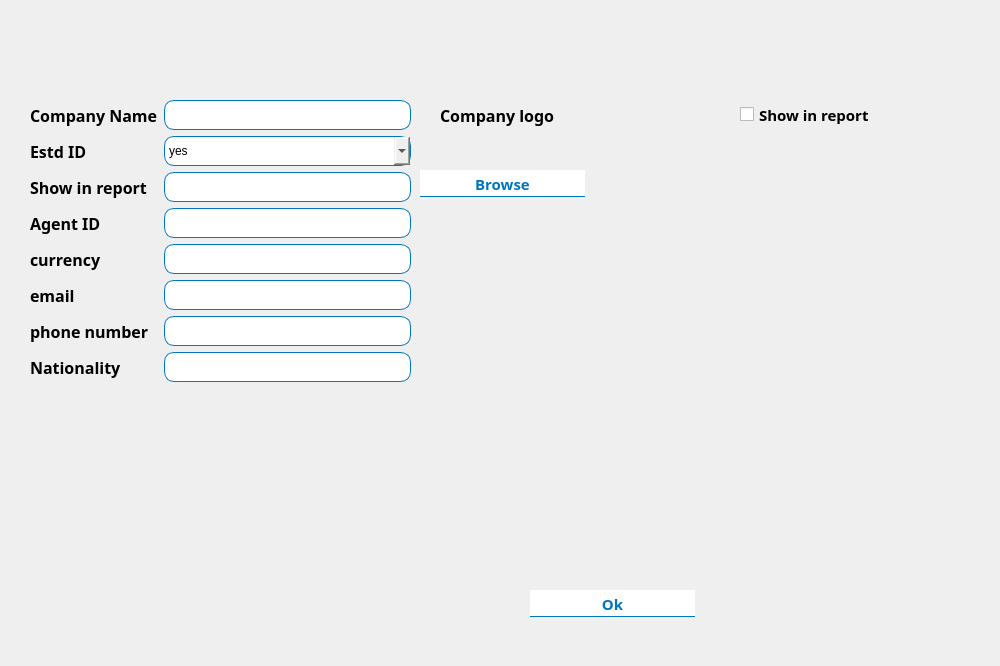
      <widget class="QWidget" name="tab_20">
       <attribute name="title">
        <string>Company Settings</string>
       </attribute>
       <widget class="QLabel" name="label_216">
        <property name="geometry">
         <rect>
          <x>440</x>
          <y>100</y>
          <width>151</width>
          <height>31</height>
         </rect>
        </property>
        <property name="font">
         <font>
          <family>Yu Gothic UI Semibold</family>
          <pointsize>12</pointsize>
          <weight>75</weight>
          <bold>true</bold>
         </font>
        </property>
        <property name="text">
         <string>Company logo</string>
        </property>
       </widget>
       <widget class="QPushButton" name="basic_okbtn_42">
        <property name="geometry">
         <rect>
          <x>530</x>
          <y>590</y>
          <width>165</width>
          <height>27</height>
         </rect>
        </property>
        <property name="font">
         <font>
          <family>Yu Gothic UI Semibold</family>
          <pointsize>11</pointsize>
          <weight>75</weight>
          <bold>true</bold>
         </font>
        </property>
        <property name="styleSheet">
         <string notr="true">background-color:#fff;
color:#0076bd;
border-top:1px solid #fff;
border-bottom:1px solid #0076bd;
padding-bottom:0px</string>
        </property>
        <property name="text">
         <string>Ok</string>
        </property>
       </widget>
       <widget class="QPushButton" name="basic_okbtn_43">
        <property name="geometry">
         <rect>
          <x>420</x>
          <y>170</y>
          <width>165</width>
          <height>27</height>
         </rect>
        </property>
        <property name="font">
         <font>
          <family>Yu Gothic UI Semibold</family>
          <pointsize>11</pointsize>
          <weight>75</weight>
          <bold>true</bold>
         </font>
        </property>
        <property name="styleSheet">
         <string notr="true">background-color:#fff;
color:#0076bd;
border-top:1px solid #fff;
border-bottom:1px solid #0076bd;
padding-bottom:0px</string>
        </property>
        <property name="text">
         <string>Browse</string>
        </property>
       </widget>
       <widget class="QCheckBox" name="checkBox_11">
        <property name="geometry">
         <rect>
          <x>740</x>
          <y>89</y>
          <width>251</width>
          <height>51</height>
         </rect>
        </property>
        <property name="font">
         <font>
          <family>Yu Gothic UI Semibold</family>
          <pointsize>11</pointsize>
          <weight>75</weight>
          <bold>true</bold>
         </font>
        </property>
        <property name="text">
         <string>Show in report</string>
        </property>
       </widget>
       <widget class="QWidget" name="formLayoutWidget_8">
        <property name="geometry">
         <rect>
          <x>30</x>
          <y>100</y>
          <width>381</width>
          <height>557</height>
         </rect>
        </property>
        <layout class="QFormLayout" name="formLayout_8">
         <item row="0" column="0">
          <widget class="QLabel" name="label_283">
           <property name="font">
            <font>
             <family>Yu Gothic UI Semibold</family>
             <pointsize>12</pointsize>
             <weight>75</weight>
             <bold>true</bold>
            </font>
           </property>
           <property name="text">
            <string>Company Name</string>
           </property>
          </widget>
         </item>
         <item row="1" column="0">
          <widget class="QLabel" name="label_221">
           <property name="font">
            <font>
             <family>Yu Gothic UI Semibold</family>
             <pointsize>12</pointsize>
             <weight>75</weight>
             <bold>true</bold>
            </font>
           </property>
           <property name="text">
            <string>Estd ID</string>
           </property>
          </widget>
         </item>
         <item row="1" column="1">
          <widget class="QComboBox" name="selectposbx_3">
           <property name="minimumSize">
            <size>
             <width>0</width>
             <height>30</height>
            </size>
           </property>
           <property name="maximumSize">
            <size>
             <width>16777215</width>
             <height>30</height>
            </size>
           </property>
           <property name="styleSheet">
            <string notr="true">border :1px solid #0076bd;
border-radius:10px;</string>
           </property>
           <item>
            <property name="text">
             <string>yes</string>
            </property>
           </item>
           <item>
            <property name="text">
             <string>No</string>
            </property>
           </item>
          </widget>
         </item>
         <item row="2" column="0">
          <widget class="QLabel" name="label_222">
           <property name="font">
            <font>
             <family>Yu Gothic UI Semibold</family>
             <pointsize>12</pointsize>
             <weight>75</weight>
             <bold>true</bold>
            </font>
           </property>
           <property name="text">
            <string>Show in report</string>
           </property>
          </widget>
         </item>
         <item row="3" column="0">
          <widget class="QLabel" name="label_220">
           <property name="font">
            <font>
             <family>Yu Gothic UI Semibold</family>
             <pointsize>12</pointsize>
             <weight>75</weight>
             <bold>true</bold>
            </font>
           </property>
           <property name="text">
            <string>Agent ID</string>
           </property>
          </widget>
         </item>
         <item row="4" column="0">
          <widget class="QLabel" name="label_218">
           <property name="font">
            <font>
             <family>Yu Gothic UI Semibold</family>
             <pointsize>12</pointsize>
             <weight>75</weight>
             <bold>true</bold>
            </font>
           </property>
           <property name="text">
            <string>currency</string>
           </property>
          </widget>
         </item>
         <item row="5" column="0">
          <widget class="QLabel" name="label_219">
           <property name="font">
            <font>
             <family>Yu Gothic UI Semibold</family>
             <pointsize>12</pointsize>
             <weight>75</weight>
             <bold>true</bold>
            </font>
           </property>
           <property name="text">
            <string>email</string>
           </property>
          </widget>
         </item>
         <item row="6" column="0">
          <widget class="QLabel" name="label_217">
           <property name="font">
            <font>
             <family>Yu Gothic UI Semibold</family>
             <pointsize>12</pointsize>
             <weight>75</weight>
             <bold>true</bold>
            </font>
           </property>
           <property name="text">
            <string>phone number</string>
           </property>
          </widget>
         </item>
         <item row="7" column="0">
          <widget class="QLabel" name="label_223">
           <property name="font">
            <font>
             <family>Yu Gothic UI Semibold</family>
             <pointsize>12</pointsize>
             <weight>75</weight>
             <bold>true</bold>
            </font>
           </property>
           <property name="text">
            <string>Nationality</string>
           </property>
          </widget>
         </item>
         <item row="0" column="1">
          <widget class="QLineEdit" name="lineEdit_25">
           <property name="minimumSize">
            <size>
             <width>30</width>
             <height>30</height>
            </size>
           </property>
           <property name="maximumSize">
            <size>
             <width>500</width>
             <height>16777215</height>
            </size>
           </property>
           <property name="styleSheet">
            <string notr="true">border :1px solid #0076bd;
border-radius:10px;
</string>
           </property>
          </widget>
         </item>
         <item row="2" column="1">
          <widget class="QLineEdit" name="lineEdit_24">
           <property name="minimumSize">
            <size>
             <width>20</width>
             <height>30</height>
            </size>
           </property>
           <property name="styleSheet">
            <string notr="true">border :1px solid #0076bd;
border-radius:10px;
</string>
           </property>
          </widget>
         </item>
         <item row="3" column="1">
          <widget class="QLineEdit" name="lineEdit_23">
           <property name="minimumSize">
            <size>
             <width>20</width>
             <height>30</height>
            </size>
           </property>
           <property name="styleSheet">
            <string notr="true">border :1px solid #0076bd;
border-radius:10px;
</string>
           </property>
          </widget>
         </item>
         <item row="4" column="1">
          <widget class="QLineEdit" name="lineEdit_40">
           <property name="minimumSize">
            <size>
             <width>20</width>
             <height>30</height>
            </size>
           </property>
           <property name="styleSheet">
            <string notr="true">border :1px solid #0076bd;
border-radius:10px;
</string>
           </property>
          </widget>
         </item>
         <item row="5" column="1">
          <widget class="QLineEdit" name="lineEdit_39">
           <property name="minimumSize">
            <size>
             <width>20</width>
             <height>30</height>
            </size>
           </property>
           <property name="styleSheet">
            <string notr="true">border :1px solid #0076bd;
border-radius:10px;
</string>
           </property>
          </widget>
         </item>
         <item row="6" column="1">
          <widget class="QLineEdit" name="lineEdit_42">
           <property name="minimumSize">
            <size>
             <width>20</width>
             <height>30</height>
            </size>
           </property>
           <property name="styleSheet">
            <string notr="true">border :1px solid #0076bd;
border-radius:10px;
</string>
           </property>
          </widget>
         </item>
         <item row="7" column="1">
          <widget class="QLineEdit" name="lineEdit_41">
           <property name="minimumSize">
            <size>
             <width>20</width>
             <height>30</height>
            </size>
           </property>
           <property name="styleSheet">
            <string notr="true">border :1px solid #0076bd;
border-radius:10px;
</string>
           </property>
          </widget>
         </item>
        </layout>
       </widget>
      </widget>
